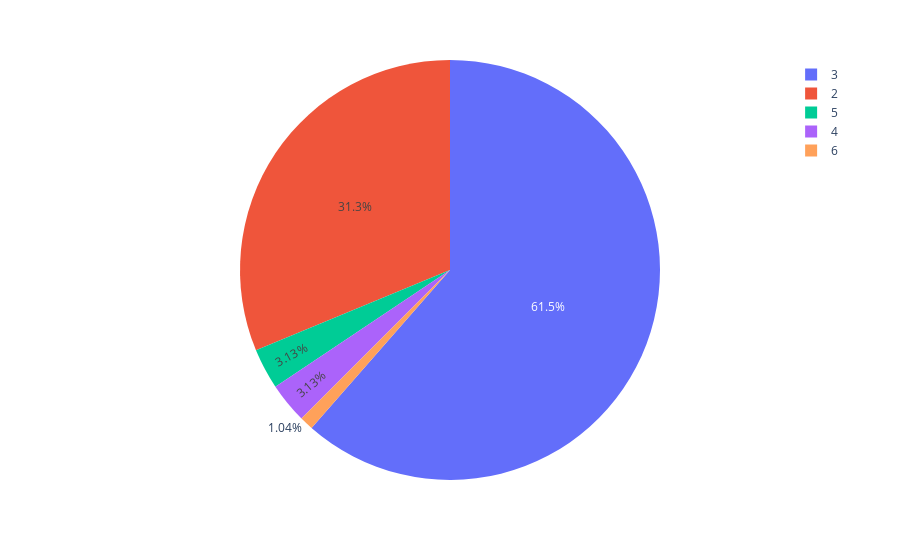

This figure's notebook cell:
### Code cell
px.pie(data_frame = rooms, names = rooms.index, values = rooms.values)

### Figure 1 — Plotly figure (JSON) as saved in the notebook; plotly's stock layout.template omitted (floating-point values rounded to 4 significant figures)
{"data": [{"domain": {"x": [0, 1], "y": [0, 1]}, "hovertemplate": "index=%{label}<br>value=%{value}<extra></extra>", "labels": [3, 2, 5, 4, 6], "legendgroup": "", "name": "", "showlegend": true, "type": "pie", "values": [177, 90, 9, 9, 3]}], "layout": {"legend": {"tracegroupgap": 0}, "margin": {"t": 60}}}
